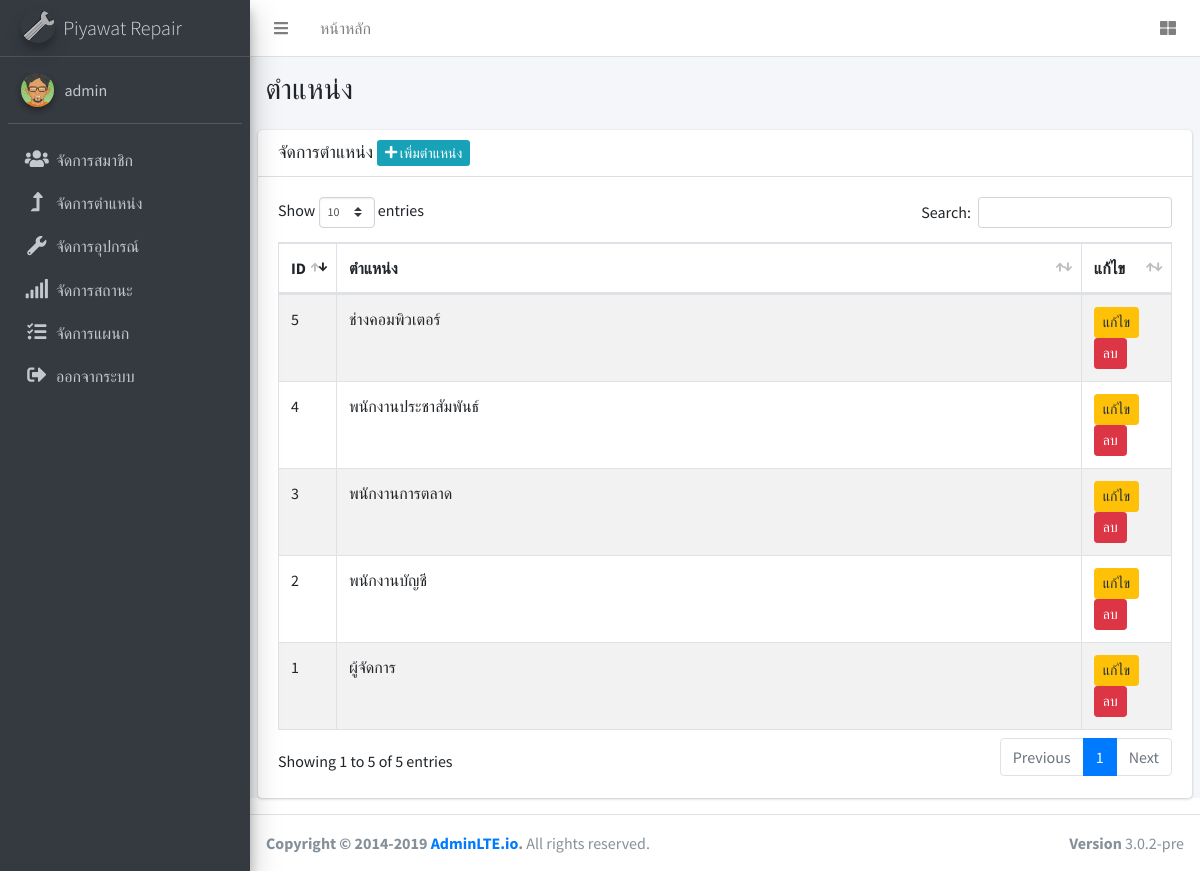
Page /admin/position.php (signed in) on the committed database.
### tables this page shows
CREATE TABLE `tbl_member` (
  `m_id` int(11) NOT NULL,
  `ref_d_id` int(11) NOT NULL COMMENT 'tbl_department',
  `ref_p_id` int(11) NOT NULL COMMENT 'tbl_position',
  `m_username` varchar(50) NOT NULL,
  `m_password` varchar(50) NOT NULL,
  `m_fname` varchar(50) NOT NULL,
  `m_name` varchar(100) NOT NULL,
  `m_lname` varchar(100) NOT NULL,
  `m_phone` int(20) NOT NULL,
  `m_email` varchar(50) NOT NULL,
  `m_level` varchar(20) NOT NULL,
  `m_img` varchar(100) NOT NULL,
  `m_datesave` timestamp NOT NULL DEFAULT CURRENT_TIMESTAMP
);

CREATE TABLE `tbl_position` (
  `p_id` int(11) NOT NULL,
  `p_name` varchar(100) NOT NULL
);

### admin/position_list.php (the view, shortened to what this page needs)
<?php
$query = "SELECT * FROM tbl_position ORDER BY p_id DESC" or die("Error:" . mysqli_error());
$result = mysqli_query($con, $query);
echo ' <table id="example1" class="table table-bordered table-striped">';
  echo "<thead>";
    echo "<tr>
      <th width='5%'>ID</th>
      <th >ตำแหน่ง</th>
      <th width='10%'>แก้ไข</th>
    </tr>";
  echo "</thead>";
  while($row = mysqli_fetch_array($result)) {
  echo "<tr>";
    echo "<td>" .$row["p_id"] .  "</td> ";
    echo "<td>" .$row["p_name"] .  "</td> ";
    echo "<td><a href='position.php?act=edit&ID=$row[0]' class='btn btn-warning btn-sm'>แก้ไข</a>
<a href='position_del_db.php?ID=$row[0]' onclick=\"return confirm('Do you want to delete this record? !!!')\" class='btn btn-danger btn-sm'>ลบ</a></td> ";
  echo "</tr>";
  }
echo "</table>";
?>

### admin/position.php (shortened to what this page needs)
<?php include('h.php'); ?>
    <body class="hold-transition sidebar-mini">
    <div class="wrapper">
        <?php include('menutop.php'); ?>
        <aside class="main-sidebar sidebar-dark-primary elevation-4">
            <a href="index.php" class="brand-link">
                <img src="../dist/img/wrench.png" alt="AdminLTE Logo" class="brand-image img-circle elevation-3"
                     style="opacity: .8">
                <span class="brand-text font-weight-light">Piyawat Repair</span>
            </a>
            <div class="sidebar">
                <div class="user-panel mt-3 pb-3 mb-3 d-flex">
                    <div class="image">
                        <img src="../m_img/<?php echo $m_img; ?>" class="img-circle elevation-2" alt="User Image">
                    </div>
                    <div class="info">
                        <a href="#" class="d-block"><?php echo $m_name; ?></a>
                    </div>
                </div>
                <nav class="mt-2">
                    <ul class="nav nav-pills nav-sidebar flex-column" data-widget="treeview" role="menu"
                        data-accordion="false">
                        <li class="nav-item">
                            <a href="member.php" class="nav-link">
                                <i class="nav-icon fas fa-users"></i>
                                <p>
                                    จัดการสมาชิก
                                </p>
                            </a>
                        </li>
                        <li class="nav-item">
                            <a href="position.php" class="nav-link">
                                <i class="nav-icon fas fa-level-up-alt"></i>
                                <p>
                                    จัดการตำแหน่ง
                                </p>
                            </a>
                        </li>
                        <li class="nav-item">
                            <a href="device.php" class="nav-link">
                                <i class="nav-icon fas fa-wrench"></i>
                                <p>
                                    จัดการอุปกรณ์
                                </p>
                            </a>
                        </li>
                        <li class="nav-item">
                            <a href="status.php" class="nav-link">
                                <i class="nav-icon fas fa-signal"></i>
                                <p>
                                    จัดการสถานะ
                                </p>
                            </a>
                        </li>
                        <li class="nav-item">
                            <a href="depm.php" class="nav-link">
                                <i class="nav-icon fas fa-tasks"></i>
                                <p>
                                    จัดการแผนก
                                </p>
                            </a>
                        </li>
                        <li class="nav-item">
                            <a href="../logout.php" class="nav-link"
                               onclick="return confirm('คุณต้องการออกจากระบบหรือไม่ ?');">
                                <i class="nav-icon fas fa-sign-out-alt"></i>
                                <p>
                                    ออกจากระบบ
                                </p>
                            </a>
                        </li>
                </nav>
            </div>
        </aside>
        <div class="content-wrapper">
            <section class="content-header">
                <div class="container-fluid">
                    <div class="row mb-2">
                        <div class="col-sm-6">
                            <h1>ตำแหน่ง</h1>
                        </div>
                    </div>
                </div>
            </section>
            <section class="content">
                <div class="card">
                    <div class="card-header">
                        <h3 class="card-title">จัดการตำแหน่ง
                            <a href="position.php?act=add" class="btn-info btn-sm"><i class="fas fa-plus"></i> เพิ่มตำแหน่ง</a>
                        </h3>
                    </div>
                    <div class="card-body">
                        <?php
                        $act = $_GET['act'];
                        if ($act == 'add') {
                            include('position_form_add.php');
                        } elseif ($act == 'edit') {
                            include('position_form_edit.php');
                        } else {
                            include('position_list.php');
                        }
                        ?>
                    </div>
                </div>
            </section>
        </div>
            <footer class="main-footer">
                <strong>Copyright &copy; 2014-2019 <a href="http://adminlte.io">AdminLTE.io</a>.</strong>
                All rights reserved.
                <div class="float-right d-none d-sm-inline-block">
                    <b>Version</b> 3.0.2-pre
                </div>
            </footer>
    </body>
    </html>

### rows in the picture
tbl_member: m_img (picture), m_name "admin"
tbl_position: p_id "5", p_name "ช่างคอมพิวเตอร์"
tbl_position: p_id "4", p_name "พนักงานประชาสัมพันธ์"
tbl_position: p_id "3", p_name "พนักงานการตลาด"
tbl_position: p_id "2", p_name "พนักงานบัญชี"
tbl_position: p_id "1", p_name "ผู้จัดการ"
